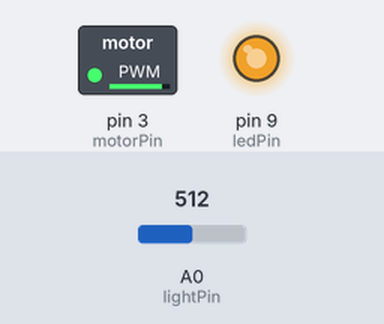
Bench run of a sketch on a simulated Arduino Uno, built with avr-gcc and run on an emulated ATmega328P. Parts: switched loads named in the sketch (green lamp = pin HIGH), output pins drawn as LEDs (lit = HIGH). The inputs (shaded band) are chosen by the test bench; at power-on: A0 (lightPin) = 512.

Above: at 1.2 s.
1.3 s: A0 (lightPin) set to 306
At 2.2 s:
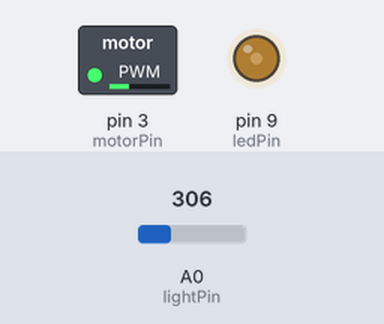
2.8 s: A0 (lightPin) set to 122
At 3.4 s:
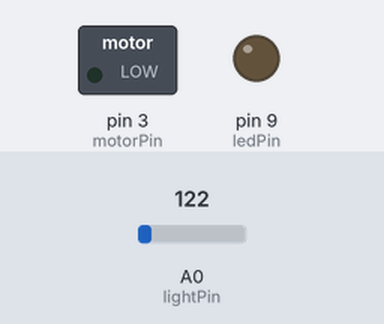
Timing chart, 0 to 5.8 s (numbered marks = the images above; inputs shaded):
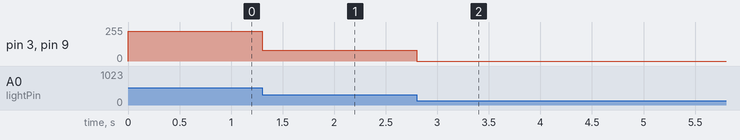

The sketch:

Motor_PWM_w_Photoresistor.ino
```cpp
/*     -----------------------------------------------------------
 *     |  Arduino Experimentation Kit Example Code               |
 *     |  CIRC-03 .: Spin Motor Spin :. (Transistor and Motor)   |
 *     -----------------------------------------------------------
 *

 */


 //PhotoResistor Pin
int lightPin = 0; //the analog pin the photoresistor is
                  //connected to
                  //the photoresistor is not calibrated to any units so
                  //this is simply a raw sensor value (relative light)
//LED Pin
int ledPin = 9;   //the pin the LED is connected to
                  //we are controlling brightness so
                  //we use one of the PWM (pulse width
                  // modulation pins)

int motorPin = 3;  // define the pin the motor is connected to
                   // (if you use pin 9,10,11 or 3 you can also control speed)

/*
 * setup() - this function runs once when you turn your Arduino on
 * We set the motors pin to be an output (turning the pin high (+5v) or low (ground) (-))
 * rather than an input (checking whether a pin is high or low)
 */
void setup()
{
 pinMode(motorPin, OUTPUT);
 pinMode(ledPin, OUTPUT); //sets the led pin to output
}


/*
 * loop() - this function will start after setup finishes and then repeat
 * we call a function called motorOnThenOff()
 */

void loop()                     // run over and over again
{
int lightLevel = analogRead(lightPin); //Read the
                                        // lightlevel

 lightLevel = map(lightLevel, 185, 560, 0, 255);
         //adjust the value 0 to 900 to
         //span 0 to 255
         // go higher than 500 if the circuit is not turning off
 lightLevel = constrain(lightLevel, 0, 255);//make sure the
                                           //value is between
                                           //0 and 255

 analogWrite(ledPin, lightLevel);  //write the value
 analogWrite(motorPin, lightLevel);   //sets the new speed

}
```

Measured:
- after the input at 1.3 s, pin 3 (motorPin), pin 9 (ledPin): 222/255 → 82/255 at once
- after the input at 2.8 s, pin 3 (motorPin), pin 9 (ledPin): 82/255 → 0/255 at once
